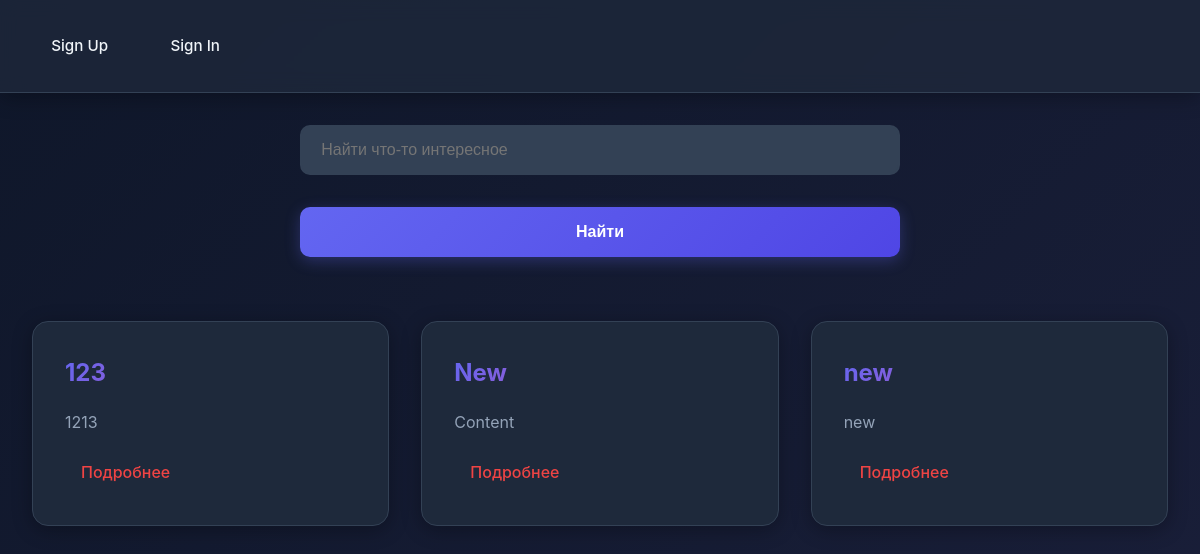
Before: / with the older database file.
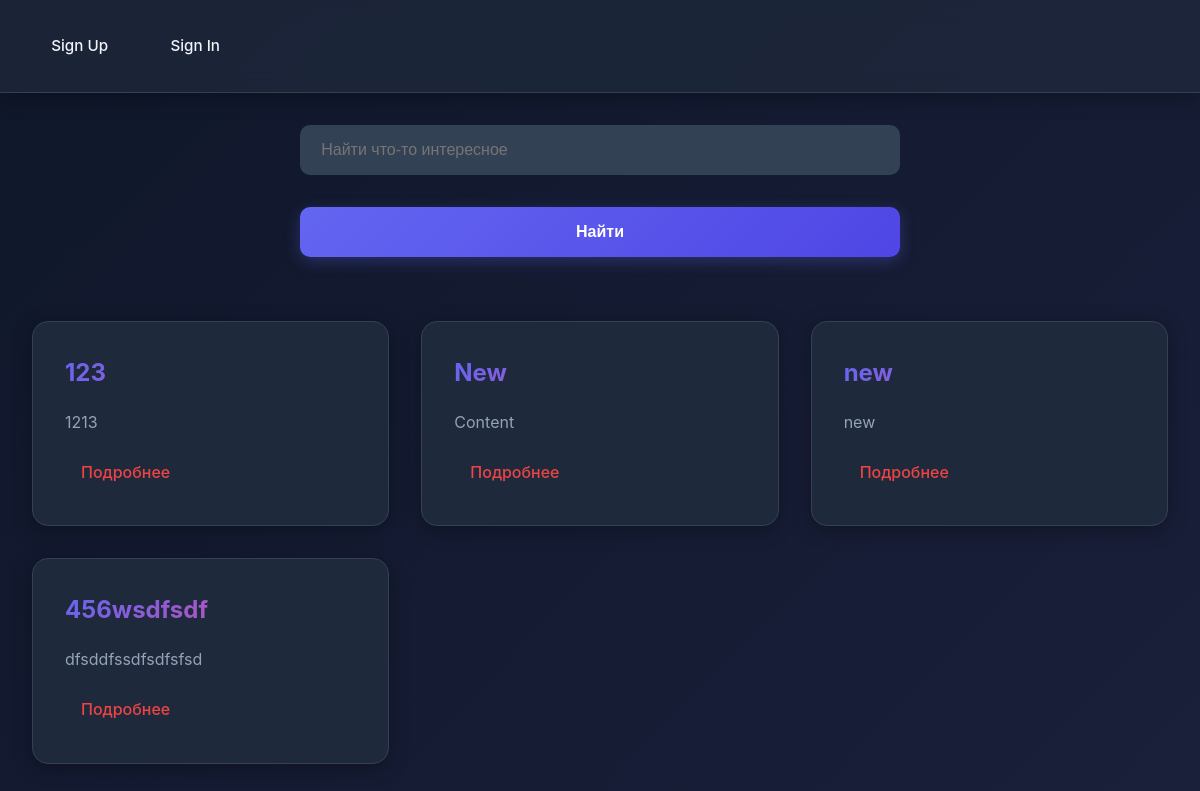
After: the same page with the newer database file.
### main/models.py (models this page shows)
class Post(models.Model):
    title = models.CharField("Заголовок" ,max_length=50)
    content = models.TextField("Контент")
    views_count = models.PositiveIntegerField("Просмотры", default=0)
    author = models.ForeignKey(User, on_delete=models.CASCADE, blank=True, default=1)
    created_at = models.DateTimeField("Время создания", default=datetime.now())

### main/views.py (the view)
# urls.py: path('', views.home),
def home(request):
    posts = Post.objects.all()
    profile = None
    if request.user.is_authenticated:
        profile = Profile.objects.get(owner=request.user)
    return render(request, 'main.html', {
        "posts": posts,
        "profile": profile
    })

### main/templates/main.html (shortened to what this page needs)
<!DOCTYPE html>
<html lang="en">
<head>
    {% load static %}
    <link rel="stylesheet" href="{% static 'css/style.css' %}">
</head>
<body>
    <header>
        <div>
            {% if request.user.is_authenticated %}
                <a href="/new_post">Add Post</a>
                <a href="/profile"> {{ profile.username }} </a>
                <a href="/signout">Sign Out</a>
            {% else %}
                <a href="/signup">Sign Up</a>
                <a href="/signin">Sign In</a>
            {% endif %}
        </div>
    </header>
    <input type="text" placeholder="Найти что-то интересное" id="search_value">
    <button id="search_btn">Найти</button>
    <ul id="posts">
        {% for post in posts %}
            <li>
                <h2>{{ post.title }}</h2>
                <p>{{ post.content }}</p>
                <a href="/post/{{post.id}}">Подробнее</a>
            </li>
        {% endfor %}
    </ul>
</body>
</html>

Changed rows visible on the page:
added Post: title "456wsdfsdf", content "dfsddfssdfsdfsfsd"
